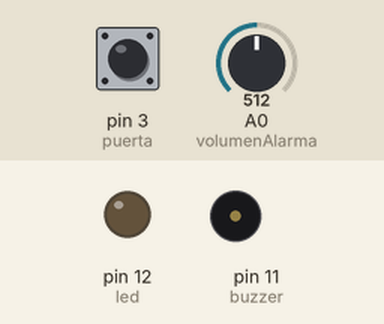
Simulated run of this sketch. Board: Arduino Uno, built with avr-gcc and run on an emulated ATmega328P. Parts: output pins drawn as LEDs (lit = HIGH), buzzer (waves = sounding). The test bench sets the inputs (shaded band); at power-on: pin 3 (puerta) LOW, A0 (volumenAlarma) = 512. Sleep ends after the set time or at an interrupt; what the sketch prints to the serial monitor is not drawn.

Above: at 1.2 s.
1.3 s: pin 3 (puerta) driven HIGH
At 2.2 s:
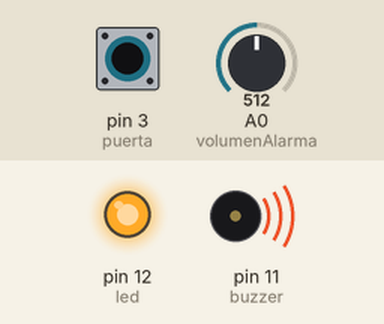
2.8 s: pin 3 (puerta) pulsed LOW 5 times (0.12 s each, 0.3 s apart)
At 5.2 s:
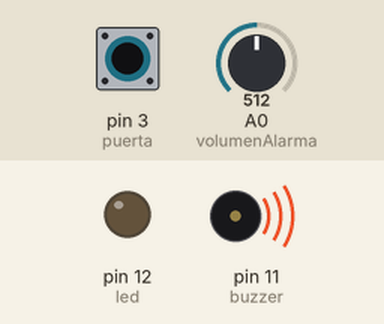
Timing chart, 0 to 6.7 s (numbered marks = the images above; inputs shaded):
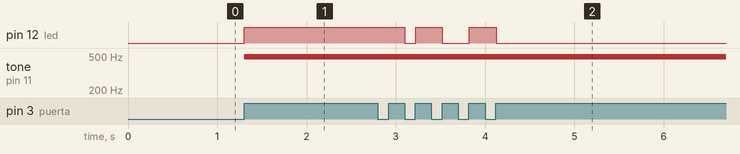

The sketch:

PuertaAlarma.ino
```cpp
#include <avr/sleep.h>
#define buzzer 11//pin donde esta la salida para el buzzer
#define puerta 3//pin que recibe la señal de la entrada
#define led 12//Luz para ver modoSleep
#define volumenAlarma A0//pin entrada de potenciometro para volumen
int volumen=0;//variable para guardar el valor de columenAlarma
volatile int estadoPuerta = LOW;//El estado de la puerta es cerrado, como se usara dentro de ISR se marca como volatil

void setup()
{
  pinMode(buzzer, OUTPUT);//Se define el buzzer como pin de salida
  pinMode(led,OUTPUT);//Se define el led con un pin de salida
  pinMode(puerta, INPUT); //Se define el pin puerta como entrada
  set_sleep_mode(SLEEP_MODE_PWR_DOWN);//Establecemos el modo de bajo consumo.
  attachInterrupt(digitalPinToInterrupt(puerta), interrupcion, RISING); //Se crea una interrupcion con el pin puerta
  Serial.begin(9600);
}

void loop()
{
  volumen=analogRead(volumenAlarma);//Lee el valor analogico de el potenciometrro y se guarda
  volumen=map(volumen,0,1023,45,250);//Se mapea los valores para escojer un rango de volumen util
  Serial.println(volumen);//imprime los valores de volumen


  if(estadoPuerta==LOW){
     digitalWrite(led,LOW);//Apaga el led con la alarma; si esta linea no se comenta el led se apagara
     sleep_enable();//inicializamos el modo bajo consumo
     sleep_mode();//ponemos el modo bajo consumo.
     digitalWrite(led,LOW);//Apaga el led con la alarma; esta linea no se ejecuta nunca ya que el arduino esta dormido
  }else{
     sleep_disable();//desactivamos el modo bajo consumo
     digitalWrite(led,HIGH);//enciende el led con la alrma
     alarma(estadoPuerta);//Manda el estado de la puerta a la alarma
  }

}

void interrupcion() {
  estadoPuerta = !estadoPuerta;//Si se irrumpe la puerta, hay un cambio de estado de cerrado a abierto y viceversa
}


void alarma(int estado)
{
  if (estadoPuerta == LOW) {//Si el estado de la puerta es cerrado no pasa nada
  } else {//Si el estado de la puerta es abierto suena la alarma de seguridad
    analogWrite(buzzer, volumen); //emite sonido
    delay(200); //espera
    digitalWrite(buzzer, LOW); //deja de emitir
    delay(100);//espera
  }
}
```

Measured:
- after the input at 1.3 s, pin 12 (led): LOW → HIGH at once; tone on pin 11 (buzzer): silent → 490 Hz at once
- after the input at 2.8 s, pin 12 (led): goes LOW 0.12 s, HIGH 0.30 s, LOW 0.30 s, HIGH 0.30 s, then LOW, starting after 0.30 s
